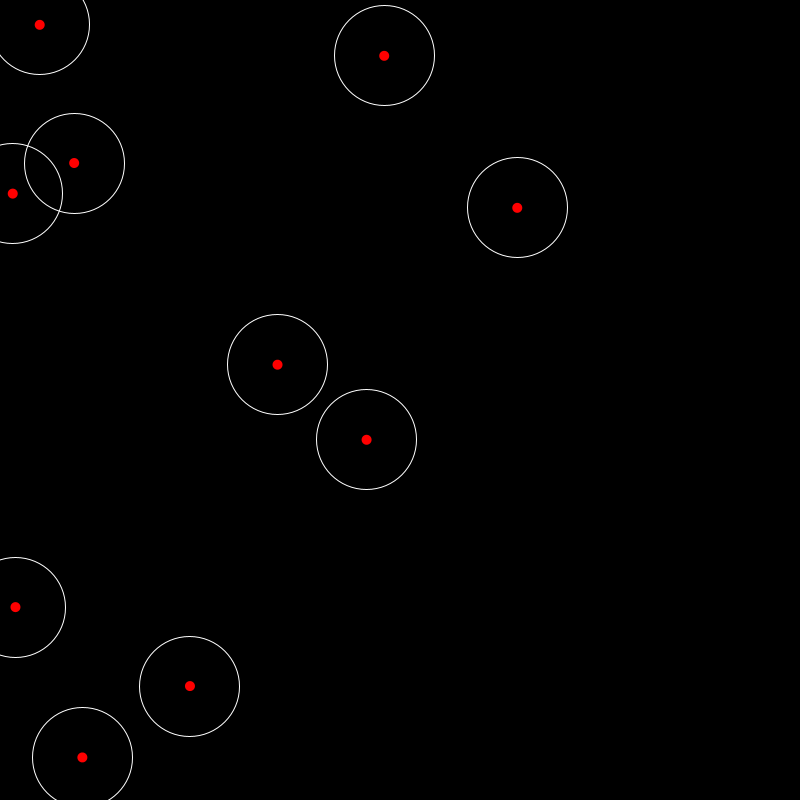
Frame 1 (no input)
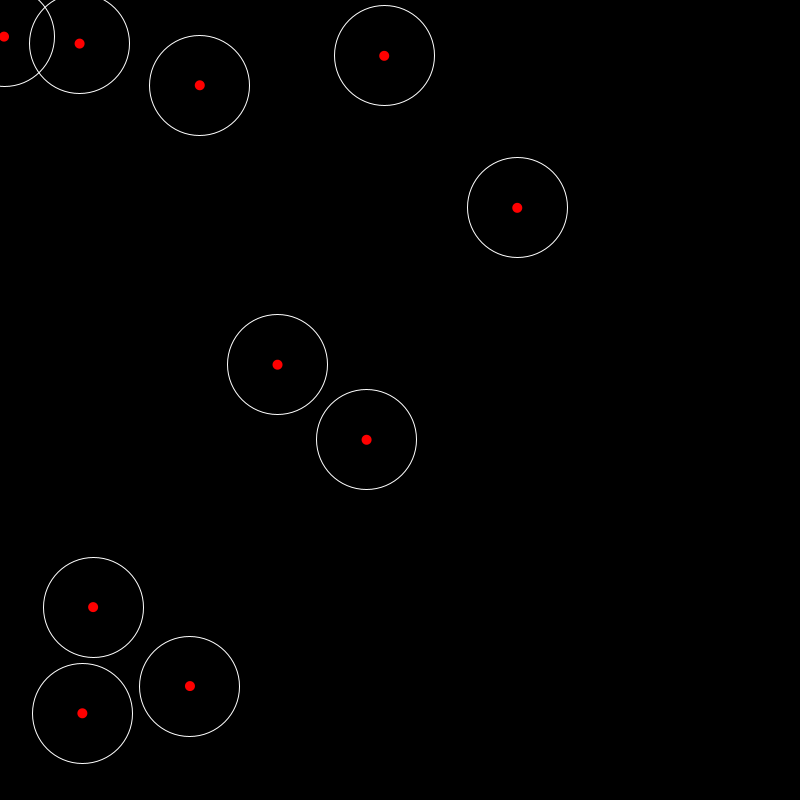
Frame 60 (the mouse pressed at the canvas centre just before this capture)
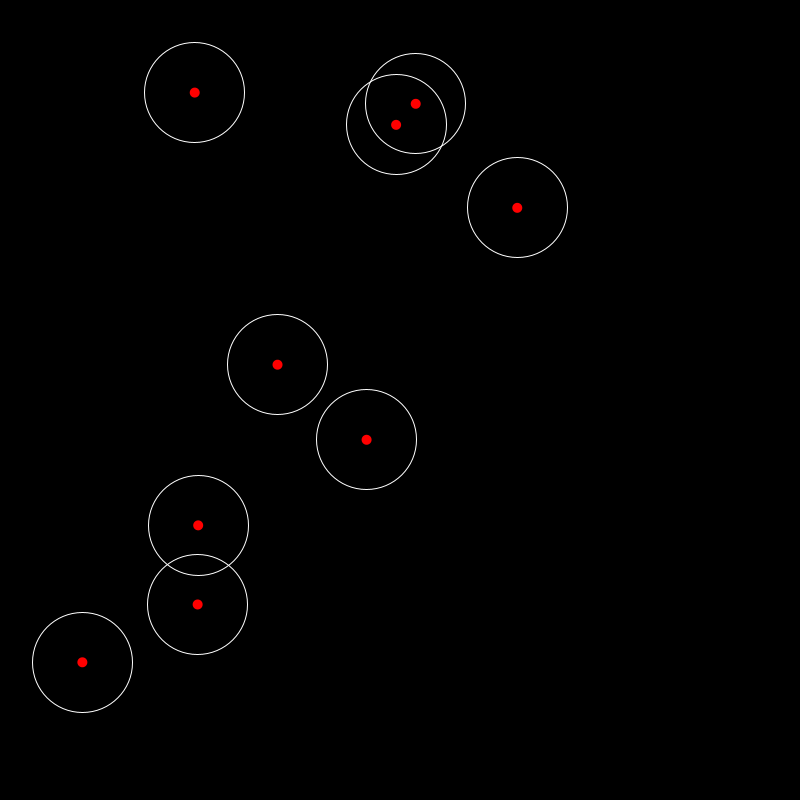
Frame 120 (the mouse held since frame 60 and released just before this capture)

The Processing sketch that drew these frames (run headless with seeded random() and noise(); from frame 60 on, the mouse is pressed at the canvas centre):

// Processing sketch: gridless_life
// ── gridless_life.pde

float[][] rules = {{-0.1, -0.1, 0}, {-0.1, -0.1, 0}, {0, 0, 0}};

ArrayList<particle>particles;

void setup(){
  size(800, 800);
  particles = new ArrayList();
  for(int i = 0;i < 10;i++){
    particles.add(new particle(rules[0], 0));
  }
}

void draw(){
  background(0);
  for(particle p:particles){
    p.check();
  }
  for(particle p:particles){
    p.update();
    p.render();
  }
}

void mouseReleased(){
  int id = floor(random(3));
  particles.add(new particle(rules[id], id));
}
// ── Particle.pde
class particle{
  
  float px, py;
  float vx = 0, vy = 0;
  float ax = 0, ay = 0;
  
  float rot;
  
  float[] rule;
  int id;
  
  particle(float[] rule, int id){
    this.rule = rule;
    this.id = id;
    
    px = random(width);
    py = random(height);
    
    rot = random(360);
  }
  
  void render(){
    noStroke();
    if(id == 0){
      fill(255, 0, 0);
    }else if(id == 1){
      fill(0, 255, 0);
    }else{
      fill(0, 0, 255);
    }
    ellipse(px, py, 10, 10);
    noFill();
    stroke(255);
    ellipse(px, py, 100, 100);
  }
  
  void update(){
    if(px <= 50){
      ax += 0.05;
    }else if(px >= width-50){
      ax -= 0.05;
    }if(py <= 50){
      ay += 0.05;
    }else if(py >= height-50){
      ay -= 0.05;
    }
    
    vx += ax;
    vy += ay;
    
    float lim = 5;
    
    float mag = (float)Math.sqrt(vx * vx + vy * vy);
    if(mag > lim){
      vx = vx*lim/mag;
      vy = vy*lim/mag;
    }
    
    px += vx;
    py += vy;
    
    //println(vx);
    //println(vy);
    
    vx *= 1;
    vy *= 1;
    
    ax = 0;
    ay = 0;
  }
  
  void check(){
    ax = 0;
    ay = 0;
    for(particle p:particles){
      if(dist(p.px, p.py, px, py) < 100 && p != this){
        float dx = p.px - px, dy = p.py - px;
        float mag = (float)Math.sqrt(dx * dx + dy * dy);
        float ndx = dx/mag, ndy = dy/mag;
        ax += ndx*rule[p.id];
        ay += ndy*rule[p.id];
      }
    }
  }
  
}
